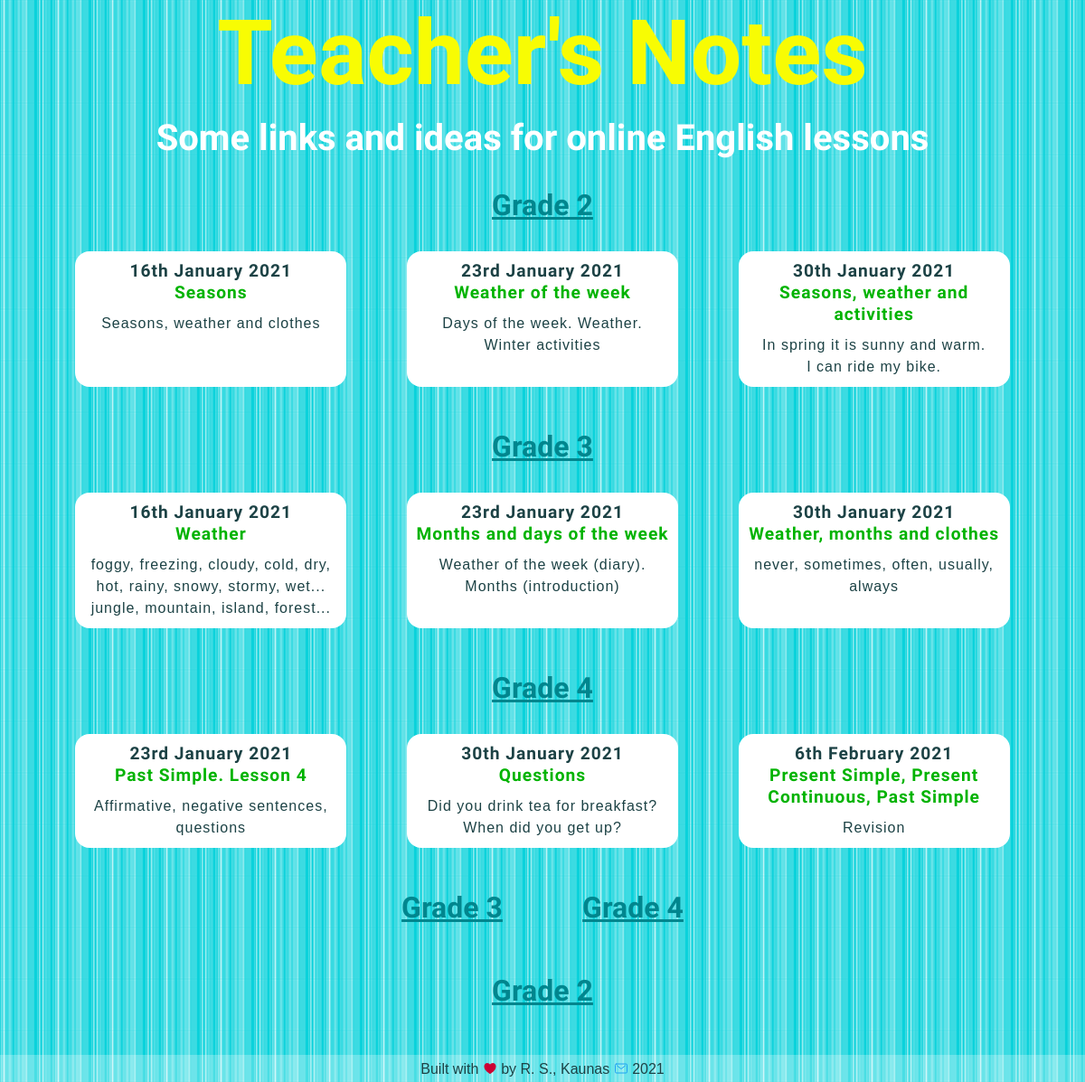
The app's page /, older data.
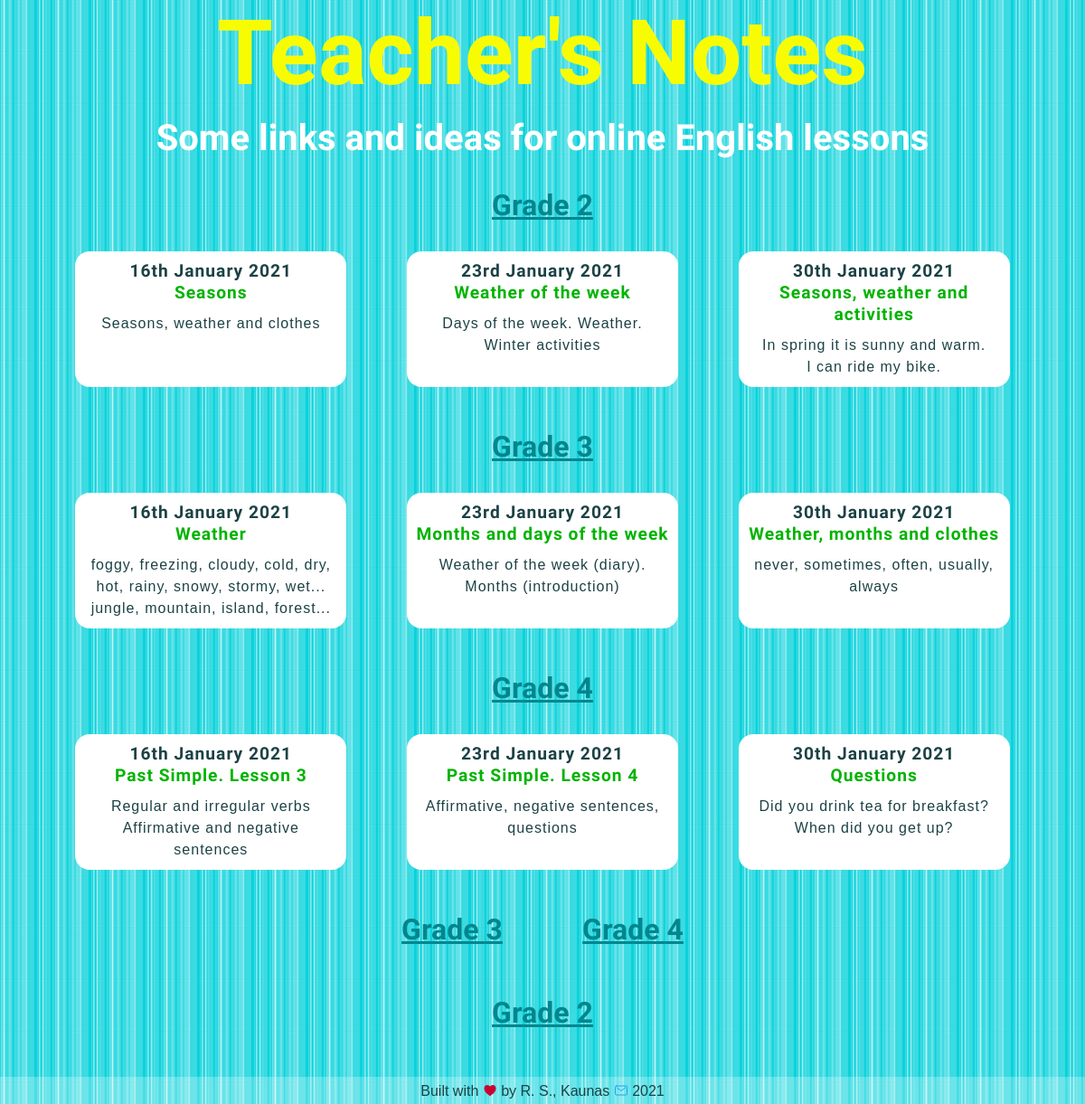
The same page, newer data.
### blog/models.py (models this page shows, shortened)
class Grade2blogpost(models.Model):
    grade = models.CharField(max_length=10, default='Grade 2')
    date = models.DateField()
    title = models.TextField(max_length=200)
    intro = models.TextField(max_length=400, default='intro')
    description = models.TextField()
    image = models.ImageField(upload_to='blog/images/', default='blog/images/soon.png')
    file = models.FileField(upload_to='blog/downloads/', blank='True')
    credits = models.TextField(blank='True')

class Grade3blogpost(models.Model):
    grade = models.CharField(max_length=10, default='Grade 3')
    date = models.DateField()
    title = models.TextField(max_length=200)
    intro = models.TextField(max_length=400, default='intro')
    description = models.TextField()
    image = models.ImageField(upload_to='blog/images/', default='blog/images/soon.png')
    file = models.FileField(upload_to='blog/downloads/', blank='True')
    credits = models.TextField(blank='True')

class Grade4blogpost(models.Model):
    grade = models.CharField(max_length=10, default='Grade 4')
    date = models.DateField()
    title = models.TextField(max_length=200)
    intro = models.TextField(max_length=400, default='intro')
    description = models.TextField()
    image = models.ImageField(upload_to='blog/images/', default='blog/images/soon.png')
    file = models.FileField(upload_to='blog/downloads/', blank='True')
    credits = models.TextField(blank='True')

### blog/views.py (the view)
# urls.py: path('', views.all_posts, name='all_posts'),
def all_posts(request):
    grade2blogposts = Grade2blogpost.objects.order_by('-date')[:3]
    grade3blogposts = Grade3blogpost.objects.order_by('-date')[:3]
    grade4blogposts = Grade4blogpost.objects.order_by('-date')[:3]
    return render(request, 'blog/all_posts.html', {'grade2blogposts': grade2blogposts,
                                                   'grade3blogposts': grade3blogposts,
                                                   'grade4blogposts': grade4blogposts})

### blog/templates/blog/all_posts.html (shortened to what this page needs)
<!DOCTYPE html>
{% load static %}
<html lang="en">
<head>
    <link href="{% static 'blog/all_posts.css' %}" type="text/css" rel="stylesheet"/>
    <link href="{% static 'blog/queries.css' %}" type="text/css" rel="stylesheet"/>
</head>
<body>
<div id="page-container">
    <div id="content-wrap">
        <header>
            <h1>Teacher's Notes</h1>
            <h2>Some links and ideas for online English lessons</h2>
        </header>
        <section>
            <a href="{% url 'blog:url_all_grade2' %}"><h3>Grade 2</h3></a>
            <div class="flex-container">
                {% for blogpost in grade2blogposts %}
                    <a class="button" href="{% url 'blog:url_one_grade2' blogpost.id %}">
                        <h4>{{ blogpost.date|date:'jS F Y' }}</h4>
                        <h5>{{ blogpost.title }}</h5>
                        <p>{{ blogpost.intro|safe|truncatewords:20 }}</p></a>
                {% endfor %}
            </div>
        </section>
        <section>
            <a href="{% url 'blog:url_all_grade3' %}"><h3>Grade 3</h3></a>
            <div class="flex-container">
                {% for blogpost in grade3blogposts %}
                    <a class="button" href="{% url 'blog:url_one_grade3' blogpost.id %}">
                        <h4>{{ blogpost.date|date:'jS F Y' }}</h4>
                        <h5>{{ blogpost.title }}</h5>
                        <p>{{ blogpost.intro|safe|truncatewords:20 }}</p></a>
                {% endfor %}
            </div>
        </section>
        <section>
            <a href="{% url 'blog:url_all_grade4' %}"><h3>Grade 4</h3></a>
            <div class="flex-container">
                {% for blogpost in grade4blogposts %}
                    <a class="button" href="{% url 'blog:url_one_grade4' blogpost.id %}">
                        <h4>{{ blogpost.date|date:'jS F Y' }}</h4>
                        <h5>{{ blogpost.title }}</h5>
                        <p>{{ blogpost.intro|safe|truncatewords:20 }}</p></a>
                {% endfor %}
            </div>
        </section>
        <div class="flex-container three-grades">
            <a href="{% url 'blog:url_all_grade4' %}"><h3>Grade 4</h3></a>
            <a href="{% url 'blog:url_all_grade3' %}"><h3>Grade 3</h3></a>
            <a href="{% url 'blog:url_all_grade2' %}"><h3>Grade 2</h3></a>
        </div>
    </div>
    {% include 'blog/footer.html' %}
</div>
</body>
</html>

Row changes from the older to the newer data that the page shows:
removed Grade4blogpost: date "6th February 2021", title "Present Simple, Present Continuous, Past Simple", intro "Revision"
now on this page (row unchanged): Grade4blogpost: date "16th January 2021", title "Past Simple. Lesson 3", intro "Regular and irregular verbs Affirmative and negative sentences"
